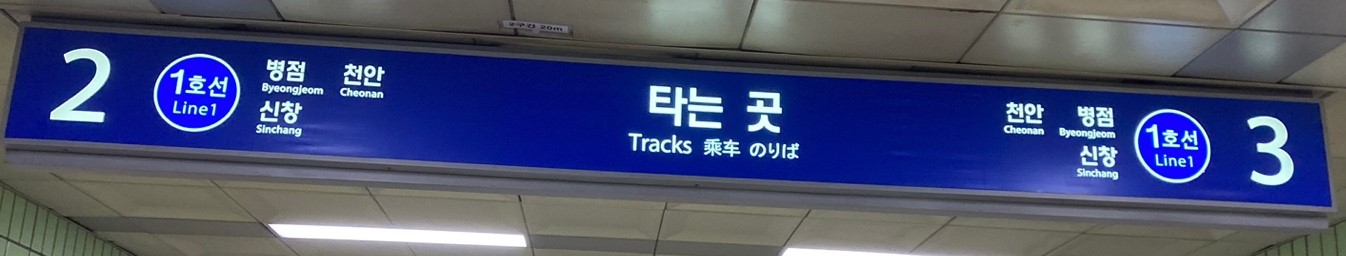
#> input picture result_subway/subc.jpg, 1346 x 256 px
$ python ocrFront-hough.py
#> lines starting #> are read from the running program, lines starting #| are printed output that depends on the picture; after the words box and inside, x2 and y2 are one past the last pixel; in counts of white or black regions, pixels touching at a corner belong together; long printed decimals are rounded
### horizontalFit.py
import cv2
import numpy as np
from math import atan

#colorSepalation
src1 = cv2.imread('./result_subway/subc.jpg')
#> src1 is the input picture: shape (256, 1346, 3); mean B, G, R 113.7, 78.5, 71.5
#hsv1 = cv2.cvtColor(src1, cv2.COLOR_BGR2HSV)
srcCopy = src1.copy()

lowerb = (50, 4, 0)
upperb = (255, 55, 25) #파랑색 범위

yLowerb = (0, 100, 120)
yUpperb = (25, 255, 255) #노랑색 범위

bImageA = cv2.inRange(src1, lowerb, upperb)
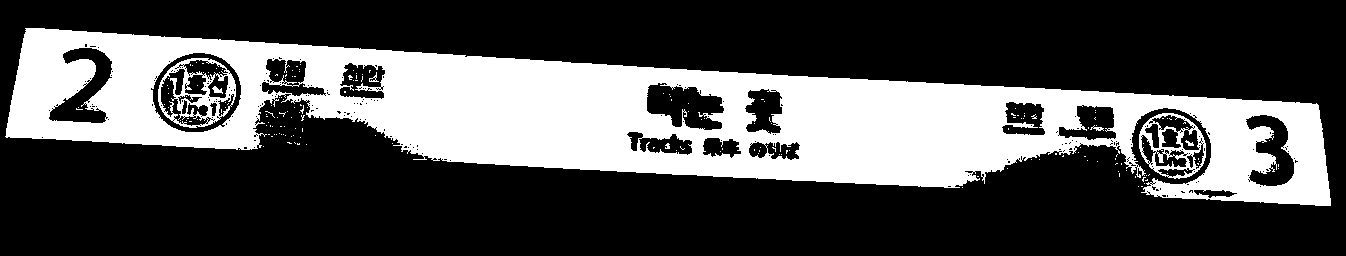
#> bImageA: shape (256, 1346); 30.8% white; 180 white regions (172 under 20 px), largest, box (x1, y1, x2, y2) and area: (5, 28, 1331, 206) 102170, (158, 58, 236, 128) 1866, (1139, 113, 1206, 179) 1495
bImageB = cv2.inRange(srcCopy, yLowerb, yUpperb)
#> bImageB: shape (256, 1346); every value is 0
bImage = cv2.add(bImageA, bImageB)

################# 이 아래는 사용안됨.###################
#cv2.imshow('src', src1)
#cv2.imshow('hsv', hsv1)
#cv2.imshow('sepa', bImage)

kernel = cv2.getStructuringElement(shape = cv2.MORPH_RECT, ksize = (3,3))
bImage = cv2.dilate(bImage, kernel, iterations = 25)
#> bImage: shape (256, 1346); 60.5% white; 2 black regions, box (x1, y1, x2, y2) and area: (0, 147, 1346, 256) 81166, (0, 0, 1346, 94) 54778
bImage = cv2.erode(bImage, kernel, iterations = 25)
#> bImage: shape (256, 1346); 39.1% white; 1 white region
cv2.imshow('dilate', bImage)

#GetHorizontalLine
mode   = cv2.RETR_EXTERNAL
method = cv2.CHAIN_APPROX_SIMPLE
contours, _ = cv2.findContours(bImage, mode, method)
#> contours = 1 contour; box (x1, y1, x2, y2) and area: (0, 28, 1346, 206) 133062

dst = src1.copy()
cnt = contours[0]
#> cnt = contour of 352 points, box (x1, y1, x2, y2) (0, 28, 1346, 206), area 133062
cv2.drawContours(dst, contours, -1, (0,0,255), 1)
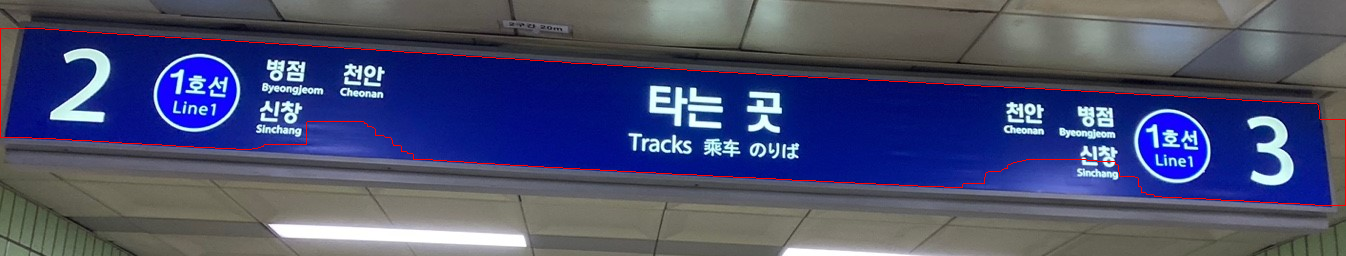
#> dst: shape (256, 1346, 3); 0.87% of pixels changed, all inside (x1, y1, x2, y2) = (0, 28, 1346, 206)
#print('length: ', len(contours))
#cv2.imshow('contours', dst)

dst2 = dst.copy()
rows,cols = dst2.shape[:2]
#> rows = 256; cols = 1346
[vx,vy,x,y] = cv2.fitLine(cnt, cv2.DIST_L2, 0, 0.01, 0.01)
#> vx = [0.998]; vy = [0.0581]; x = [685.2]; y = [121]
y1 =  int((-x*vy/vx) + y)
#> y1 = 81
y2 = int(((cols-x)*vy/vx)+y)
#> y2 = 159
cv2.line(dst2,(0,y1), (cols-1,y2),(0,0,255), 2)
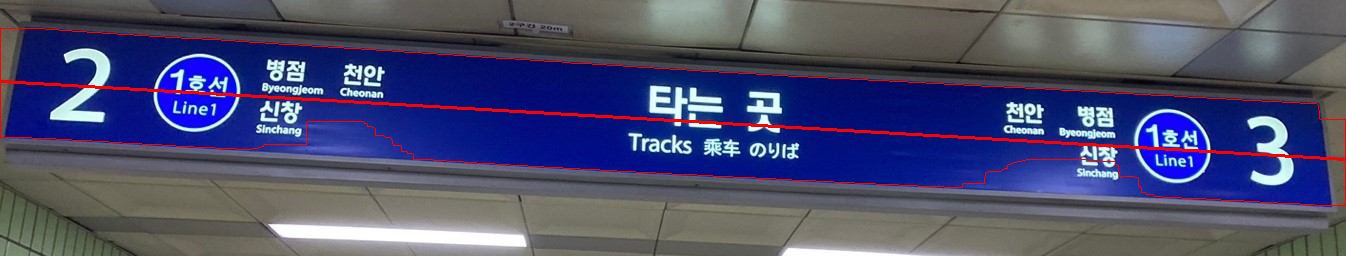
#> dst2: shape (256, 1346, 3); 1.17% of pixels changed, all inside (x1, y1, x2, y2) = (1, 80, 1345, 161)
cv2.imshow('dst2',  dst2)

delta = vy / vx
#> delta = [0.0582]
radian = atan(delta)*100
#> radian = 5.82
print(vx, vy, x, y)
#| [0.9983] [0.05813] [685.1705] [120.977]
print('delta:', delta)
#| delta: [0.05822]
print('radian:', radian)
#| radian: 5.816
'''
mask = np.zeros(src1.shape, dtype=src1.dtype)
cnt=contours[0]
epsilon = 0.1*cv2.arcLength(cnt,True)
approx = cv2.approxPolyDP(cnt,epsilon,True)
cv2.drawContours(mask, [approx], -1, (255, 255, 0), 2)
cv2.imshow('mask', mask)
'''
'''
#detectConerPoint
K = 4
corners = cv2.goodFeaturesToTrack(bImage, maxCorners=K,
              qualityLevel=0.05, minDistance=10)
print('corners.shape=',corners.shape)
print('corners=',corners)

dstCorners = src1.copy()
corners = corners.reshape(-1, 2)
for x, y in corners:
    cv2.circle(dstCorners, (x, y), 5, (0,0,255), -1)
cv2.imshow('dstCorners', dstCorners)

#MinimumAreaBoundingBox
rect = cv2.minAreaRect(cnt)
box = cv2.boxPoints(rect)
box = np.int32(box)
print('box=', box)
dst4 = dst2.copy()
cv2.drawContours(dst4,[box],0,(255,255,0),2)
cv2.imshow('dst4',  dst4)
'''
#AffineRotation
rows, cols, channels = src1.shape
#> channels = 3
M1 = cv2.getRotationMatrix2D( (rows/2, cols/2),  radian/2, 1)
#> M1 = [[0.999, 0.0507, -33.98], [-0.0507, 0.999, 7.36]]
print("rtt:", radian/2)
#| rtt: 2.908
result = cv2.warpAffine(src1, M1, (cols, rows))
cv2.imshow('result',  result)

#cv2.imshow('final', dst)
cv2.waitKey()
cv2.destroyAllWindows()

### pspTrans.py
### this doesn't work yet... -> done
### cv2.drawingContours' 2nd argument should be [ cont ]!!!

import cv2
import numpy as np
import horizontalFit as hF
#from matplotlib import pyplot as plt

img = hF.src1
im = hF.bImage
'''
img = cv2.imread('./data/collapsedSquare.png')
im = cv2.cvtColor(img, cv2.COLOR_RGB2GRAY)

ret,thresh = cv2.threshold(im,0,255,cv2.THRESH_BINARY+cv2.THRESH_OTSU)
'''
mode   = cv2.RETR_EXTERNAL
method = cv2.CHAIN_APPROX_SIMPLE
#contours, _ = cv2.findContours(im, mode, method)

cnt = hF.cnt
epsilon = 0.1*cv2.arcLength(cnt,True)

# print([cv2.arcLength(x,True) for x in contours])

approx = cv2.approxPolyDP(cnt, epsilon = 1, closed = True)

imR = np.zeros(img.shape, dtype='uint8')
imR=cv2.drawContours(imR, [approx], -1, (0,255,0), 4)
cv2.imshow('Epsilon1', imR)
cv2.imshow('Original', im)

epsilon2 = 0.01*cv2.arcLength(cnt,True)
approx2 = cv2.approxPolyDP(cnt, epsilon = 30, closed = True)
imC = np.zeros(img.shape, dtype='uint8')
imC=cv2.drawContours(imC, [approx2], -1, (0,255,0), 4)
#cv2.imshow('Epsilon50', imC)
'''
plt.subplot(131),plt.imshow(im)
plt.title('Original'), plt.xticks([]), plt.yticks([])

plt.subplot(132),plt.imshow(imR)
plt.title('EPSILON(1)'), plt.xticks([]), plt.yticks([])

plt.subplot(133),plt.imshow(imC)
plt.title('EPSILON(10)'), plt.xticks([]), plt.yticks([])

plt.show()
'''
#detectConerPoint
gray = cv2.cvtColor(imC, cv2.COLOR_BGR2GRAY)
K = 4
corners = cv2.goodFeaturesToTrack(gray, maxCorners=K,
              qualityLevel=0.05, minDistance=10)
#> gray: shape (256, 1346); values 0 (black) and 150 (white), 4.1% white; 1 white region, box (x1, y1, x2, y2) and area: (0, 26, 1346, 208) 14221
print('corners.shape=',corners.shape)
#| corners.shape= (4, 1, 2)
#tempSort = sorted(corners)
print('corners=',corners)
#| corners= [[[1341.  201.]]
#|  [[   3.  134.]]
#|  [[1314.  106.]]
#|  [[   3.   31.]]]

corners = corners.reshape(-1, 2)
for x, y in corners:
    cv2.circle(imC, (x, y), 5, (0,0,255), -1)
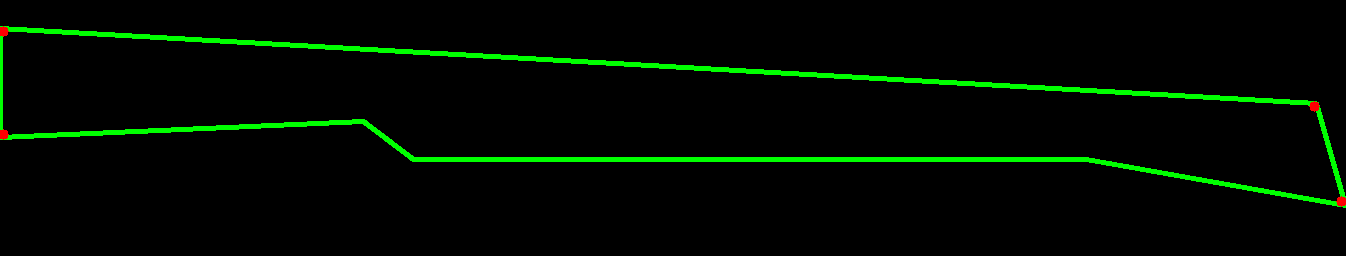
#> imC: shape (256, 1346, 3); mean of channels 0, 1, 2 0, 10.4, 0.2; drawn as B, G, R
cv2.imshow('Epsilon30-Corners', imC)
cv2.imshow('Original', img)

#PerspectiveTransformation
sortedCorn = sorted(corners, key=lambda x: (x[0], x[1]))
tempCorn= sorted(sortedCorn[:2], key=lambda x: x[1])
#> tempCorn = [[3, 31], [3, 134]]
leftUpX = tempCorn[0][0]
#> leftUpX = 3
leftUpY = tempCorn[0][1]
#> leftUpY = 31
leftDwX= tempCorn[1][0]
#> leftDwX = 3
leftDwY= tempCorn[1][1]
#> leftDwY = 134
tempCorn= sorted(sortedCorn[2:4], key=lambda x: x[1])
#> tempCorn = [[1314, 106], [1341, 201]]
rightUpX = tempCorn[0][0]
rightUpY = tempCorn[0][1]
rightDwX= tempCorn[1][0]
rightDwY= tempCorn[1][1]

pts1 = np.float32([[leftUpX, leftUpY],
                   [leftDwX, leftDwY],
                   [rightUpX, rightUpY],
                   [rightDwX, rightDwY]])
pts2 = np.float32([[10,10],[10,130],[1150,10],[1150,130]])
M = cv2.getPerspectiveTransform(pts1, pts2)
#> M = [[0.795, 0.00222, 7.61], [-0.0694, 1.2, -26.98], [-8.24e-05, 0.000222, 1]]

Result = cv2.warpPerspective(img, M, (1150,130))
cv2.imshow('perspective', Result)

cv2.waitKey()
cv2.destroyAllWindows()

### ocrFront-hough.py
import cv2
import numpy as np
#import horizontalFit as fit
#from horizontalFit import result as fitRe
from pspTrans import Result as fitRe
import pytesseract
pytesseract.pytesseract.tesseract_cmd = r'D:\Program Files\Tesseract64\tesseract'

#convertGRAY
#src = cv2.imread('./result_subway/sube.jpg')
src = fitRe
dst = cv2.cvtColor(src, cv2.COLOR_RGB2GRAY)
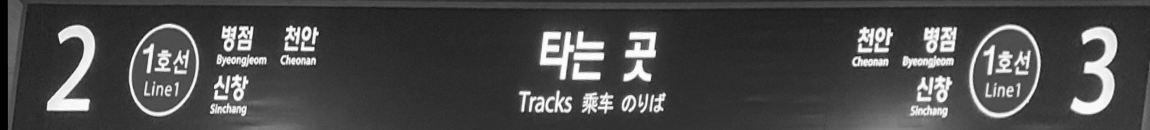
#> dst: shape (130, 1150); min 0, max 253, mean 73.6
#cv2.imshow('gray', dst)

#경계 이미지 추출
kernela = cv2.getStructuringElement(shape = cv2.MORPH_RECT, ksize = (3,3))
#> kernela = [[1, 1, 1], [1, 1, 1], [1, 1, 1]]
mGradiant = cv2.morphologyEx(dst, cv2.MORPH_GRADIENT, kernela, iterations = 1)
#cv2.imshow('Agradient', mGradiant)
'''
kernel = cv2.getStructuringElement(shape = cv2.MORPH_RECT, ksize = (3,3))
erode = cv2.erode(mGradiant, kernel, iterations = 5)
cv2.imshow('A-1gradient', erode)
'''
#noiseCleaning
'''
#ADAPTIVE
dst2 = cv2.adaptiveThreshold(mGradiant, 255, cv2.ADAPTIVE_THRESH_MEAN_C,
                             cv2.THRESH_BINARY, 91, 7)
cv2.imshow('Bthreshold', dst2)
'''
'''
#nonadaptive
ret, dst2 = cv2.threshold(mGradiant, 120, 255, cv2.THRESH_BINARY)
print('ret=', ret)
cv2.imshow('Bthreshold', dst2)
'''
#nonadaptive-OTSU
ret, dst2 = cv2.threshold(mGradiant, 120, 255, cv2.THRESH_BINARY + cv2.THRESH_OTSU)
#> dst2: shape (130, 1150); 12.1% white; 35 white regions (3 under 20 px), largest, box (x1, y1, x2, y2) and area: (968, 23, 1042, 119) 1474, (128, 22, 200, 118) 1425, (539, 30, 605, 81) 1018
#> ret = 70
print('ret=', ret)
#| ret= 70.0
cv2.imshow('Bthreshold', dst2)

#blocking
kernelb = cv2.getStructuringElement(shape = cv2.MORPH_RECT, ksize = (3,3))
#> kernelb = [[1, 1, 1], [1, 1, 1], [1, 1, 1]]
#closing = cv2.dilate(dst2, kernel, iterations = 1)
closing = cv2.morphologyEx(dst2, cv2.MORPH_CLOSE, kernelb, iterations = 2)
#> closing: shape (130, 1150); 15.2% white; 16 white regions, largest, box (x1, y1, x2, y2) and area: (968, 23, 1042, 119) 3382, (128, 22, 200, 118) 3193, (539, 30, 605, 81) 1851
cv2.imshow('Cclose', closing)

#LinesDetect-Hough
edges = cv2.Canny(closing, 50, 100)
#> edges: shape (130, 1150); 3.4% white in thin lines or dots
lines = cv2.HoughLinesP(edges, rho=1, theta=np.pi/180.0, threshold=40,
                        minLineLength=8, maxLineGap = 3)
#> lines = 94 rows, first 6: [581, 70, 599, 70], [6, 129, 6, 0], [937, 66, 953, 66], [624, 58, 633, 58], [589, 61, 604, 61], [223, 24, 252, 24]
print('lines.shape=', lines.shape)
#| lines.shape= (94, 1, 4)

tempDark = np.zeros(src.shape, dtype=src.dtype)

for line in lines:
    x1, y1, x2, y2   = line[0]
    cv2.line(tempDark,(x1,y1),(x2,y2),(0,0,255),2)
    cv2.line(closing,(x1,y1),(x2,y2),(0,0,255),5)
#> this loop made 94 passes
#> (x1, y1, x2, y2) on passes 1 to 12: (581, 70, 599, 70), (6, 129, 6, 0), (937, 66, 953, 66), (624, 58, 633, 58), (589, 61, 604, 61), (223, 24, 252, 24), (994, 73, 1007, 73), (546, 113, 570, 113), (926, 25, 956, 25), (62, 109, 89, 108), (280, 65, 316, 65), (927, 68, 935, 68)
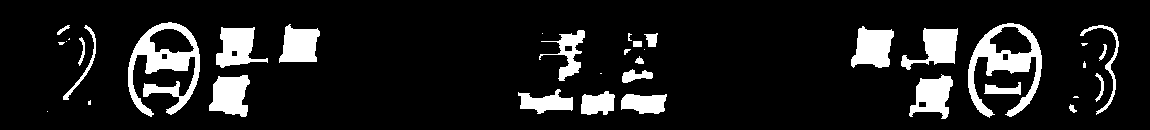
#> closing: shape (130, 1150); 11.6% white; 37 white regions (12 under 20 px)
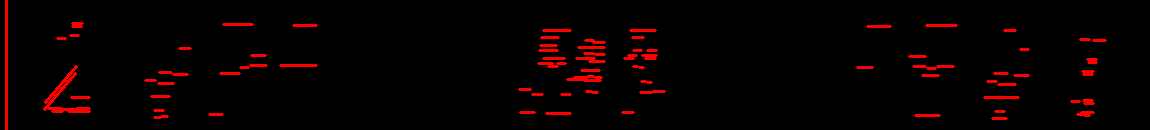
#> tempDark: shape (130, 1150, 3); mean of channels 0, 1, 2 0, 0, 8.6; drawn as B, G, R

cv2.imshow('Cclose_Line', tempDark)
cv2.imshow('_Line', closing)

#findContours
#mode = cv2.RETR_LIST
mode = cv2.RETR_EXTERNAL
#> mode = 0
method = cv2.CHAIN_APPROX_SIMPLE
#> method = 2
contours, hierarchy = cv2.findContours(closing, mode, method)
#> contours = 37 contours, 13 with area under 20; largest, box (x1, y1, x2, y2) and area: (128, 22, 200, 117) 3210, (968, 23, 1042, 118) 3081, (851, 26, 894, 68) 1202, (209, 75, 250, 117) 1166, (216, 27, 268, 68) 1161
'''
#DrawContours
mask = np.zeros(src.shape, dtype=src.dtype)
print(len(contours))
#mask[10, 10] = 255
#cv2.imshow('mask', mask)
cv2.drawContours(mask, contours, -1, (255, 255, 0), 1)
cv2.imshow('Dcont', mask)
print(src.shape[0], src.shape[1])
'''
'''
tempImg = src
img_rgb = cv2.cvtColor(tempImg, cv2.COLOR_BGR2RGB)
custom_oem_psm_config = r'--oem 3 --psm 3'
print(pytesseract.image_to_string(
    img_rgb, lang='kor', config=custom_oem_psm_config))
'''
#detecetBoxSizeOpt
boxNum = 0
for idx in range(len(contours)):
    x, y, w, h = cv2.boundingRect(contours[idx])
    #print(w, h)
    if h > 17 and w > 17 and h != src.shape[0] and w != src.shape[1]:
         cv2.rectangle(src, (x, y), (x+w-1, y+h-1), (0, 0, 255), 2)

         boxNum += 1
         tempImg = src[y:y+h, x:x+w]
         reversalOut = 255-tempImg
         cv2.imshow('reversal', reversalOut)
         img_rgb = cv2.cvtColor(reversalOut, cv2.COLOR_BGR2RGB)

         custom_oem_psm_config = r'--oem 3 --psm 10'
#> (the run stopped early here; a loop or call above may not have finished)

$ run again, with result_subway/sube.jpg copied over result_subway/subc.jpg
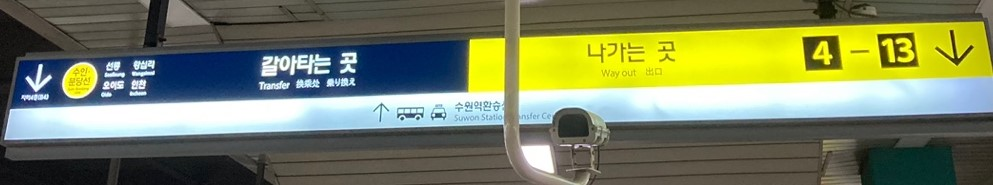
#> input picture result_subway/sube.jpg, 993 x 185 px
#> src1 is the input picture: shape (185, 993, 3); mean B, G, R 94.8, 127.6, 120.4
#> bImageA: shape (185, 993); 5.2% white; 53 white regions (47 under 20 px), largest, box (x1, y1, x2, y2) and area: (296, 41, 461, 90) 4750, (145, 50, 267, 92) 3810, (12, 60, 70, 105) 747, (45, 83, 58, 99) 118, (122, 57, 134, 66) 52, (268, 50, 282, 54) 33
#> bImageB: shape (185, 993); 12.2% white; 87 white regions (81 under 20 px), largest, box (x1, y1, x2, y2) and area: (521, 23, 993, 89) 19693, (470, 40, 503, 90) 1551, (66, 67, 93, 94) 420, (814, 43, 832, 65) 134, (900, 40, 912, 61) 113, (885, 41, 893, 61) 87
#> `contours, _ = cv2.findContours(bImage, mode, method)`: contours = 1 contour; box (x1, y1, x2, y2) and area: (0, 0, 993, 105) 47520
#> cnt = contour of 151 points, box (x1, y1, x2, y2) (0, 0, 993, 105), area 47520
#> `[vx,vy,x,y] = cv2.fitLine(cnt, cv2.DIST_L2, 0, 0.01, 0.01)`: vx = [1]; vy = [-0.0303]; x = [429.3]; y = [64.91]
#> `y1 =  int((-x*vy/vx) + y)`: y1 = 77
#> `y2 = int(((cols-x)*vy/vx)+y)`: y2 = 47
#> delta = [-0.0303]
#> radian = -3.03
#| [0.9995] [-0.03027] [429.305] [64.914]
#| delta: [-0.03028]
#| radian: -3.027
#> M1 = [[1, -0.0264, 13.15], [0.0264, 1, -2.27]]
#| rtt: -1.514
#> gray: shape (185, 993); values 0 (black) and 150 (white), 5.6% white; 1 white region, box (x1, y1, x2, y2) and area: (0, 0, 993, 107) 10267
#| corners.shape= (4, 1, 2)
#| corners= [[[  3. 100.]]
#|  [[989.  71.]]
#|  [[  3.  64.]]
#|  [[989.   3.]]]
#> after the loop `for x, y in corners:`:
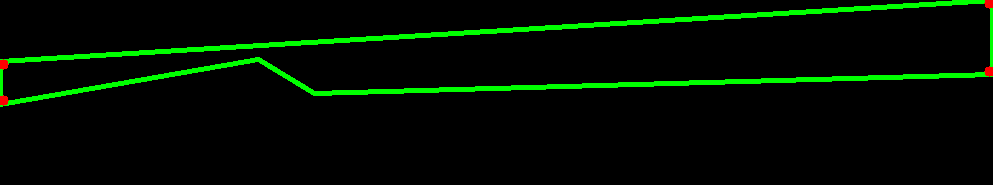
#> imC: shape (185, 993, 3); mean of channels 0, 1, 2 0, 14, 0.4; drawn as B, G, R
#> M = [[2.2, -4.49e-18, 3.43], [0.216, 3.34, -204.5], [0.000904, -5.01e-21, 1]]
#> kernela = [[1, 1, 1], [1, 1, 1], [1, 1, 1]]
#> ret = 40
#| ret= 40.0
#> kernelb = [[1, 1, 1], [1, 1, 1], [1, 1, 1]]
#> edges: shape (130, 1150); 4.5% white in thin lines or dots
#> lines = 125 rows, first 6: [1010, 34, 1024, 34], [886, 25, 975, 29], [869, 27, 899, 28], [548, 66, 556, 66], [285, 71, 297, 71], [830, 25, 841, 25]
#| lines.shape= (125, 1, 4)
#> the loop `for line in lines:` made 125 passes
#> after the loop `for line in lines:`:
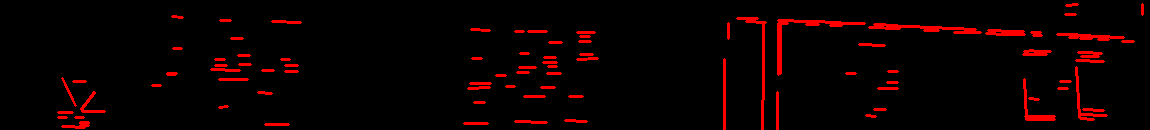
#> tempDark: shape (130, 1150, 3); mean of channels 0, 1, 2 0, 0, 11.8; drawn as B, G, R
#> mode = 0
#> method = 2
#> `contours, hierarchy = cv2.findContours(closing, mode, method)`: contours = 69 contours, 45 with area under 20; largest, box (x1, y1, x2, y2) and area: (465, 31, 564, 88) 2984, (256, 21, 303, 130) 2500, (55, 14, 114, 114) 2054, (205, 79, 250, 130) 1311, (845, 44, 899, 88) 1062

$ run again, with result_subway/subb.jpg copied over result_subway/subc.jpg
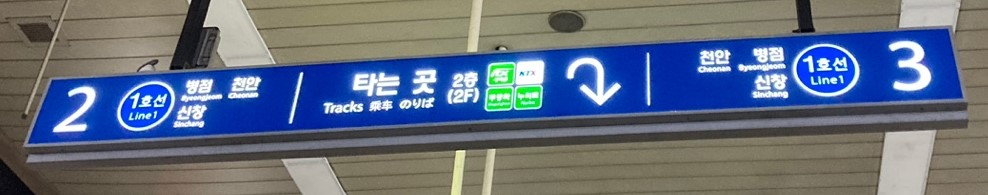
#> input picture result_subway/subb.jpg, 988 x 195 px
#> src1 is the input picture: shape (195, 988, 3); mean B, G, R 127.9, 109.8, 99.4
#> bImageA: shape (195, 988); 13% white; 219 white regions (205 under 20 px), largest, box (x1, y1, x2, y2) and area: (586, 29, 962, 113) 11889, (177, 54, 500, 136) 8858, (29, 75, 158, 143) 1515
#> bImageB: shape (195, 988); every value is 0
#> `contours, _ = cv2.findContours(bImage, mode, method)`: contours = 1 contour; box (x1, y1, x2, y2) and area: (29, 29, 962, 143) 58753
#> cnt = contour of 270 points, box (x1, y1, x2, y2) (29, 29, 962, 143), area 58753
#> `[vx,vy,x,y] = cv2.fitLine(cnt, cv2.DIST_L2, 0, 0.01, 0.01)`: vx = [0.998]; vy = [-0.0552]; x = [459.4]; y = [86.59]
#> `y1 =  int((-x*vy/vx) + y)`: y1 = 111
#> `y2 = int(((cols-x)*vy/vx)+y)`: y2 = 57
#> delta = [-0.0553]
#> radian = -5.52
#| [0.9985] [-0.05518] [459.4222] [86.589]
#| delta: [-0.05527]
#| radian: -5.521
#> M1 = [[0.999, -0.0482, 23.91], [0.0482, 0.999, -4.12]]
#| rtt: -2.761
#> gray: shape (195, 988); values 0 (black) and 150 (white), 5.1% white; 1 white region, box (x1, y1, x2, y2) and area: (27, 27, 964, 145) 9754
#| corners.shape= (4, 1, 2)
#| corners= [[[ 33. 139.]]
#|  [[957.  90.]]
#|  [[944.  32.]]
#|  [[ 56.  83.]]]
#> after the loop `for x, y in corners:`:
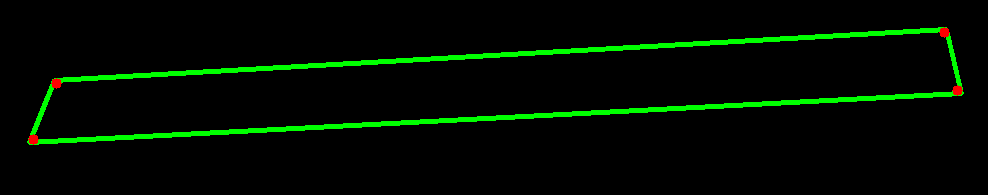
#> imC: shape (195, 988, 3); mean of channels 0, 1, 2 0, 12.6, 0.4; drawn as B, G, R
#> M = [[1.52, 0.63, -126.4], [0.142, 2.46, -201.4], [0.000133, 0.000813, 1]]
#> kernela = [[1, 1, 1], [1, 1, 1], [1, 1, 1]]
#> ret = 43
#| ret= 43.0
#> kernelb = [[1, 1, 1], [1, 1, 1], [1, 1, 1]]
#> edges: shape (130, 1150); 6.1% white in thin lines or dots
#> lines = 166 rows, first 6: [604, 18, 616, 18], [268, 67, 293, 67], [416, 48, 429, 48], [195, 74, 212, 74], [228, 67, 237, 67], [1088, 79, 1096, 79]
#| lines.shape= (166, 1, 4)
#> the loop `for line in lines:` made 166 passes
#> after the loop `for line in lines:`:
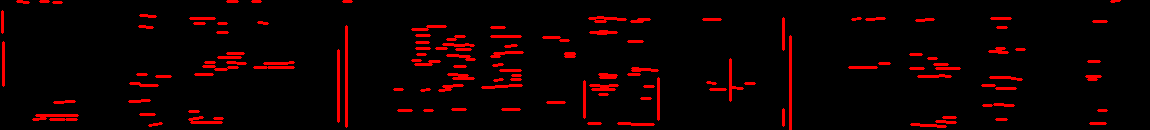
#> tempDark: shape (130, 1150, 3); mean of channels 0, 1, 2 0, 0, 14.1; drawn as B, G, R
#> mode = 0
#> method = 2
#> `contours, hierarchy = cv2.findContours(closing, mode, method)`: contours = 69 contours, 30 with area under 20; largest, box (x1, y1, x2, y2) and area: (910, 20, 1044, 130) 8672, (107, 18, 228, 126) 7454, (583, 21, 657, 125) 2877, (536, 40, 579, 105) 1840, (896, 19, 956, 72) 1580
